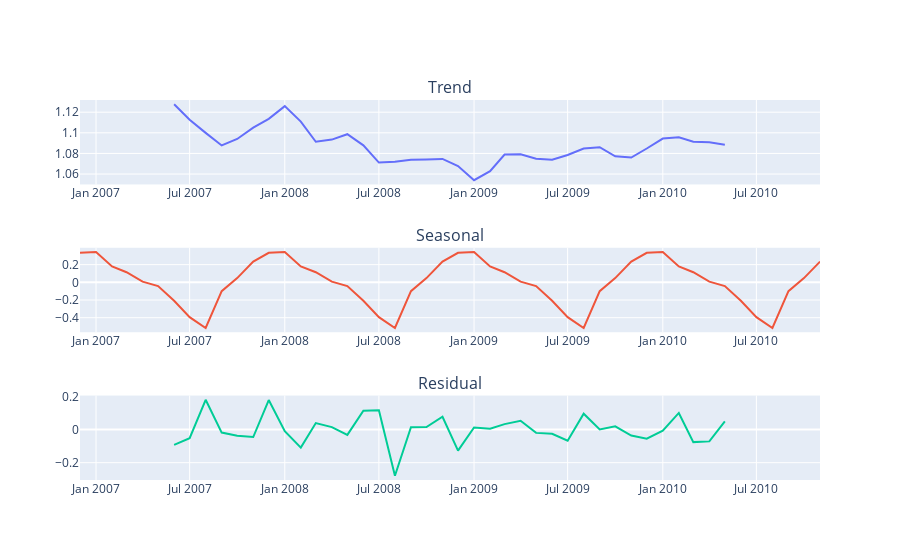

Write notebook code for a chart like this one.
### Markdown cell above
The null values are due the fact that the trend component is calculated with a rolling average that is not defined at the beginning and end of the series.

### Code cell
cols = ["Trend", "Seasonal", "Residual"]

fig = make_subplots(rows=3, cols=1, subplot_titles=cols)

for i, col in enumerate(cols):
    fig.add_trace(
        go.Scatter(x=GAP_df.index, y=GAP_df[col]),
        row=i+1,
        col=1
    )

fig.update_layout(showlegend=False)
fig.show()
